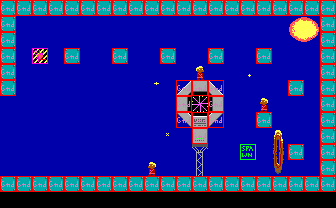

This is a level from a 2D game, rendered from its Tiled map with the project's own tilesets. A one-line summary and the complete map file follow:
An orthogonal 21x13 tile map with 16x16 px tiles, 2 tile layers (bg, col), 2 tilesets and 2 objects (text, portal).

<map version="1.10" tiledversion="1.12.2" orientation="orthogonal" renderorder="right-down" width="21" height="13" tilewidth="16" tileheight="16" infinite="0" nextlayerid="4" nextobjectid="36">
 <tileset firstgid="1" source="tileset.tsx" />
 <tileset firstgid="241" source="obj.tsx" />
 <layer id="1" name="bg" width="21" height="13">
  <data encoding="csv">
41,41,41,41,41,41,41,41,41,41,41,41,41,41,41,41,41,41,41,41,41,
41,45,45,45,45,45,45,45,45,45,45,45,45,45,45,45,45,45,1,2,41,
41,45,45,45,45,45,45,45,45,45,45,45,45,45,45,45,45,45,21,22,41,
41,45,137,45,41,45,45,41,45,45,41,45,45,41,45,45,41,45,45,45,41,
41,45,45,45,45,45,45,45,45,45,45,45,176,45,45,24,45,45,45,45,41,
41,45,45,45,45,45,45,45,45,3,45,111,132,113,45,45,45,45,41,45,41,
45,45,45,45,45,45,45,45,45,45,45,151,152,153,45,45,200,45,45,45,41,
45,45,45,45,45,45,45,45,45,45,45,191,172,193,45,45,41,45,45,45,41,
45,45,45,45,45,45,45,45,45,45,23,45,192,45,45,45,45,236,45,45,41,
45,45,45,45,45,45,45,45,45,45,45,45,76,45,45,45,45,15,41,45,41,
45,45,45,45,45,45,45,45,45,200,45,45,96,45,45,45,45,35,45,45,41,
41,41,41,41,41,41,41,41,41,41,41,41,41,41,41,41,41,41,41,41,41,
18,18,18,18,18,18,18,18,18,18,18,18,18,18,18,18,18,18,18,18,18
</data>
 </layer>
 <layer id="2" name="col" width="21" height="13">
  <data encoding="csv">
242,242,242,242,242,242,242,242,242,242,242,242,242,242,242,242,242,242,242,242,242,
242,241,241,241,241,241,241,241,241,241,241,241,241,241,241,241,241,241,241,241,242,
242,241,241,241,241,241,241,241,241,241,241,241,241,241,241,241,241,241,241,241,242,
242,241,251,241,242,241,241,242,241,241,242,241,241,242,241,241,242,241,241,241,242,
242,241,241,241,241,241,241,241,241,241,241,241,241,241,241,241,241,241,241,241,242,
242,241,241,241,241,241,241,241,241,241,241,242,242,242,241,241,241,241,242,241,242,
241,241,241,241,241,241,241,241,241,241,241,242,241,242,241,241,241,241,241,241,242,
241,241,241,241,241,241,241,241,241,241,241,242,242,242,241,241,242,241,241,241,242,
241,241,241,241,241,241,241,241,241,241,241,241,242,241,241,241,241,241,241,241,242,
241,241,241,241,241,241,241,241,241,241,241,241,241,241,241,243,241,241,242,241,242,
241,241,241,241,241,241,241,241,241,241,241,241,241,241,241,241,241,241,241,241,242,
242,242,242,242,242,242,242,242,242,242,242,242,242,242,242,242,242,242,242,242,242,
241,241,241,241,241,241,241,241,241,241,241,241,241,241,241,241,241,241,241,241,241
</data>
 </layer>
 <objectgroup id="3" name="obj">
  <object id="34" name="ScientistText" type="text" x="36.8508" y="89.5267" width="124.943" height="38.5435">
   <properties>
    <property name="string_id" type="int" value="51" />
   </properties>
  </object>
  <object id="35" name="TestPortal" type="portal" x="272.071" y="128.062" width="15.8913" height="47.7935">
   <properties>
    <property name="target_level_x" type="int" value="2" />
    <property name="target_level_y" type="int" value="7" />
   </properties>
  </object>
 </objectgroup>
</map>
